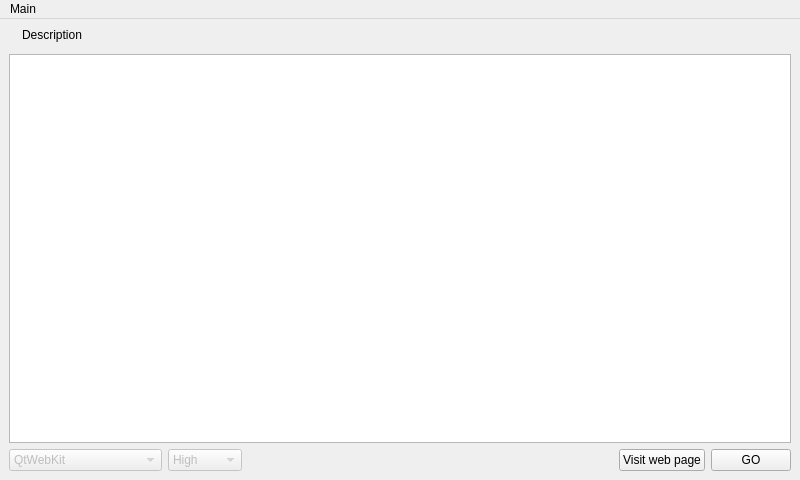
<?xml version="1.0" encoding="UTF-8"?>
<ui version="4.0">
 <class>AppDetail</class>
 <widget class="QMainWindow" name="AppDetail">
  <property name="geometry">
   <rect>
    <x>0</x>
    <y>0</y>
    <width>800</width>
    <height>480</height>
   </rect>
  </property>
  <property name="windowTitle">
   <string>AppTitle</string>
  </property>
  <widget class="QWidget" name="centralWidget">
   <layout class="QVBoxLayout" name="verticalLayout">
    <item>
     <layout class="QHBoxLayout" name="horizontalLayout">
      <item>
       <widget class="QLabel" name="imgpic">
        <property name="text">
         <string/>
        </property>
        <property name="pixmap">
         <pixmap resource="icons.qrc">:/icons/missingicon.png</pixmap>
        </property>
        <property name="scaledContents">
         <bool>false</bool>
        </property>
       </widget>
      </item>
      <item>
       <widget class="QLabel" name="desc">
        <property name="text">
         <string>Description</string>
        </property>
        <property name="alignment">
         <set>Qt::AlignLeading|Qt::AlignLeft|Qt::AlignTop</set>
        </property>
       </widget>
      </item>
      <item>
       <spacer name="horizontalSpacer_2">
        <property name="orientation">
         <enum>Qt::Horizontal</enum>
        </property>
        <property name="sizeHint" stdset="0">
         <size>
          <width>40</width>
          <height>20</height>
         </size>
        </property>
       </spacer>
      </item>
     </layout>
    </item>
    <item>
     <widget class="QTextBrowser" name="instructions"/>
    </item>
    <item>
     <layout class="QHBoxLayout" name="horizontalLayout_2">
      <item>
       <widget class="QComboBox" name="engine">
        <property name="enabled">
         <bool>false</bool>
        </property>
        <item>
         <property name="text">
          <string>QtWebKit</string>
         </property>
        </item>
        <item>
         <property name="text">
          <string>QtWebKit (html loader)</string>
         </property>
        </item>
        <item>
         <property name="text">
          <string>MicroB</string>
         </property>
        </item>
        <item>
         <property name="text">
          <string>MicroB (html loader)</string>
         </property>
        </item>
        <item>
         <property name="text">
          <string>KMPlayer</string>
         </property>
        </item>
       </widget>
      </item>
      <item>
       <widget class="QComboBox" name="qualityCB">
        <property name="enabled">
         <bool>false</bool>
        </property>
        <item>
         <property name="text">
          <string>High</string>
         </property>
        </item>
        <item>
         <property name="text">
          <string>Medium</string>
         </property>
        </item>
        <item>
         <property name="text">
          <string>Low</string>
         </property>
        </item>
       </widget>
      </item>
      <item>
       <spacer name="horizontalSpacer">
        <property name="orientation">
         <enum>Qt::Horizontal</enum>
        </property>
        <property name="sizeHint" stdset="0">
         <size>
          <width>40</width>
          <height>20</height>
         </size>
        </property>
       </spacer>
      </item>
      <item>
       <widget class="QPushButton" name="webB">
        <property name="text">
         <string>Visit web page</string>
        </property>
       </widget>
      </item>
      <item>
       <widget class="QPushButton" name="okB">
        <property name="text">
         <string>GO</string>
        </property>
       </widget>
      </item>
     </layout>
    </item>
   </layout>
  </widget>
  <widget class="QMenuBar" name="menuBar">
   <property name="geometry">
    <rect>
     <x>0</x>
     <y>0</y>
     <width>800</width>
     <height>20</height>
    </rect>
   </property>
   <widget class="QMenu" name="menuMain">
    <property name="title">
     <string>Main</string>
    </property>
    <addaction name="actionSend_config_via_email"/>
    <addaction name="actionCopy_config_to_clipboard"/>
    <addaction name="actionDelete_app"/>
    <addaction name="actionHide"/>
   </widget>
   <addaction name="menuMain"/>
  </widget>
  <action name="actionSend_config_via_email">
   <property name="text">
    <string>Send config via email</string>
   </property>
  </action>
  <action name="actionCopy_config_to_clipboard">
   <property name="text">
    <string>Copy config to clipboard</string>
   </property>
  </action>
  <action name="actionDelete_app">
   <property name="text">
    <string>Delete</string>
   </property>
  </action>
  <action name="actionHide">
   <property name="text">
    <string>Hide</string>
   </property>
  </action>
 </widget>
 <resources>
  <include location="icons.qrc"/>
 </resources>
 <connections/>
</ui>
